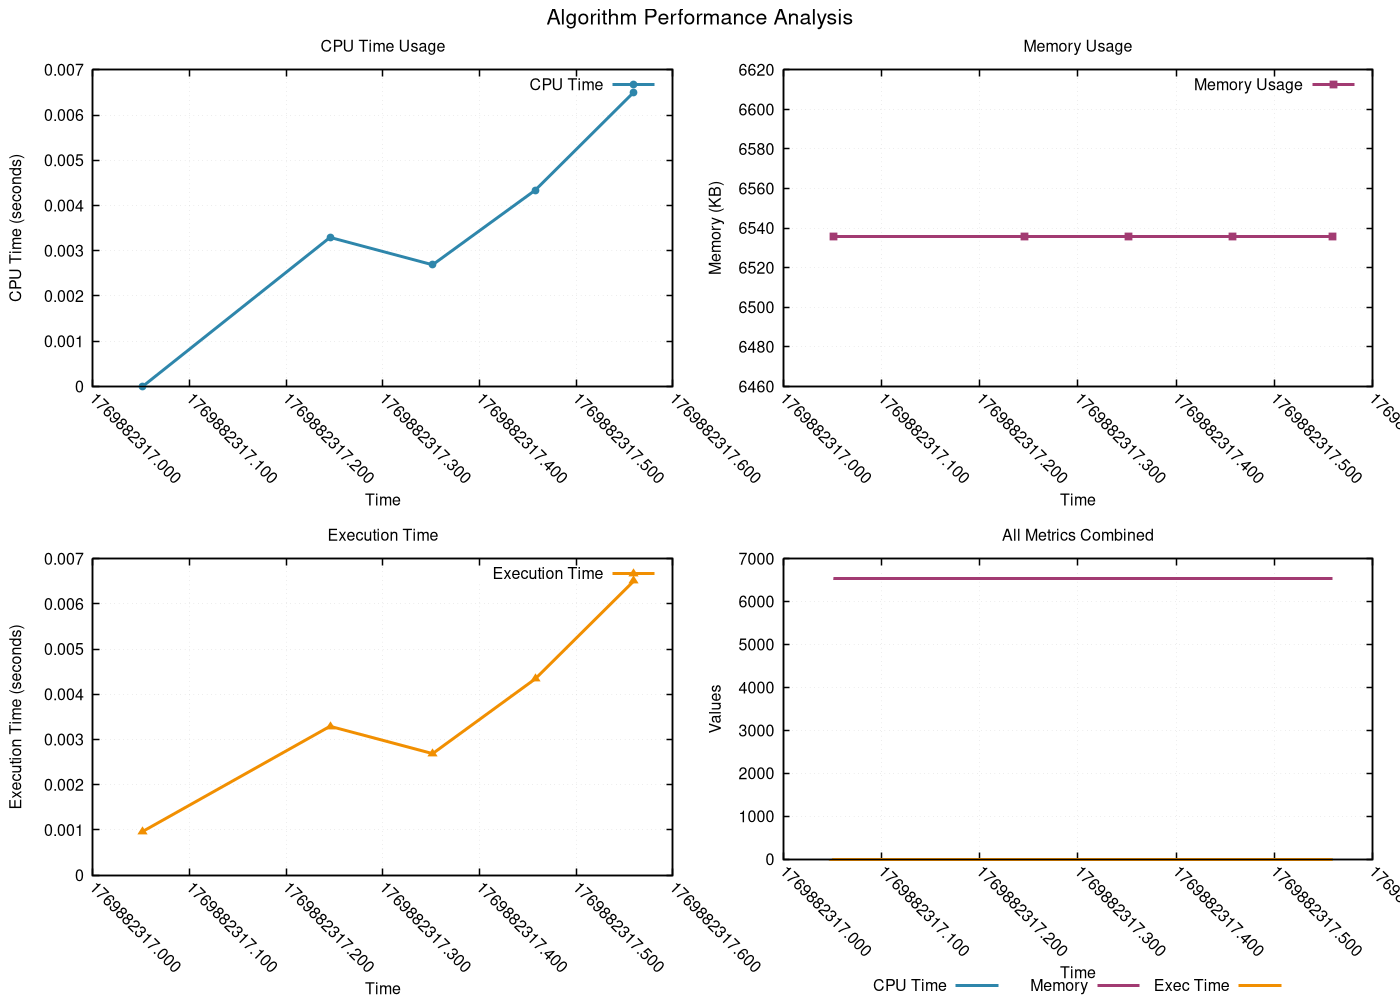

Recreate this plot in gnuplot.
# GNUplot script for resource monitoring
set terminal pngcairo enhanced font 'Helvetica,12' size 1400,1000
set output 'png/insertion_sort_20260131_225833.png'

set multiplot layout 2,2 title 'Algorithm Performance Analysis' font 'Helvetica,16'
set style line 1 lc rgb '#2E86AB' lt 1 lw 3 pt 7 ps 0.8
set style line 2 lc rgb '#A23B72' lt 1 lw 3 pt 5 ps 0.8
set style line 3 lc rgb '#F18F01' lt 1 lw 3 pt 9 ps 0.8
set style line 4 lc rgb '#F19C79' lt 1 lw 3 pt 11 ps 0.8
set style line 5 lc rgb '#0ABB9F' lt 1 lw 3 pt 13 ps 0.8

set format x "%.3f"
set xtics rotate by -45
set autoscale x

set title 'CPU Time Usage'
set xlabel 'Time'
set ylabel 'CPU Time (seconds)'
set grid linestyle 1 lc rgb '#D3D3D3' lt 0 lw 1
set border linewidth 1.5
plot 'png/insertion_sort_20260131_225833.dat' using 1:2 with linespoints ls 1 title 'CPU Time'
set title 'Memory Usage'
set xlabel 'Time'
set ylabel 'Memory (KB)'
set grid linestyle 1 lc rgb '#D3D3D3' lt 0 lw 1
set border linewidth 1.5
plot 'png/insertion_sort_20260131_225833.dat' using 1:3 with linespoints ls 2 title 'Memory Usage'
set title 'Execution Time'
set xlabel 'Time'
set ylabel 'Execution Time (seconds)'
set grid linestyle 1 lc rgb '#D3D3D3' lt 0 lw 1
set border linewidth 1.5
plot 'png/insertion_sort_20260131_225833.dat' using 1:4 with linespoints ls 3 title 'Execution Time'
set title 'All Metrics Combined'
set xlabel 'Time'
set ylabel 'Values'
set grid linestyle 1 lc rgb '#D3D3D3' lt 0 lw 1
set border linewidth 1.5
set key outside center bottom horizontal
plot 'png/insertion_sort_20260131_225833.dat' using 1:2 with lines ls 1 title 'CPU Time', \
     'png/insertion_sort_20260131_225833.dat' using 1:3 with lines ls 2 title 'Memory', \
     'png/insertion_sort_20260131_225833.dat' using 1:4 with lines ls 3 title 'Exec Time'
unset multiplot
